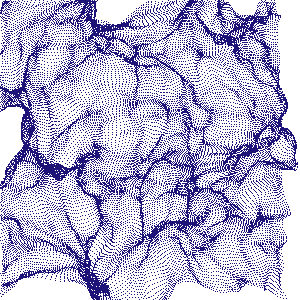
Frame 1 (no input)
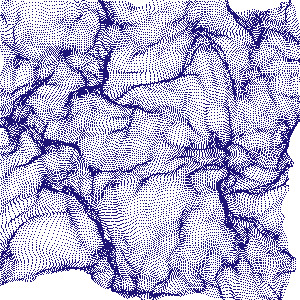
Frame 60 (the mouse pressed at the canvas centre just before this capture)
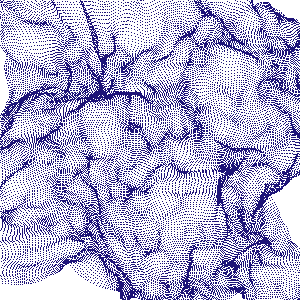
Frame 120 (the mouse held since frame 60 and released just before this capture)

The Processing sketch that drew these frames (run headless with seeded random() and noise(); from frame 60 on, the mouse is pressed at the canvas centre):

// Processing sketch: Noise_Net
// ── Noise_Net.pde
//PGraphics g;
void setup() {
  size(300, 300);
//  g = createGraphics(150, 150, JAVA2D);
}

float d = 1.5, nmult = .015, tmult = .01, scale = 100;
void draw() {
//  g.beginDraw();
  background(255);
  loadPixels();
  float k = map(mouseX, 0, width, 0, 10);
  for(float x = 0 ; x < width; x += d) {
    for(float y = 0; y < height; y += d) {
      act(x + scale * (noise(nmult * x+1, nmult * y, tmult * frameCount) - .5), 
          y + scale * (noise(nmult * x,   nmult * y, tmult * frameCount) - .5));
    }
  }
  updatePixels();
//  image(g, 0, 0, width, height);
//  g.endDraw();
  println(frameRate);
}


void act(float x, float y) {
  if(x < 0 || x >= width - .5f || y < 0 || y >= height - .5f) return;
  pixels[round(y) * width + round(x)] = color(30, 20, 120, 128);
}
